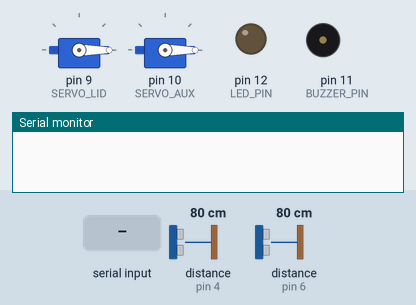
Recording of a sketch running on a simulated Arduino Uno, built with avr-gcc and run on an emulated ATmega328P. On the bench: 2 × servo, output pins drawn as LEDs (lit = HIGH), buzzer (waves = sounding), the last lines printed to the serial monitor. Wiring (inferred from the names in the program): 2 × ultrasonic range finder: trigger pin 5, echo pin 4 / trigger pin 7, echo pin 6. The inputs (shaded band) are chosen by the test bench; at power-on: distance to the obstacle (sensors on pin 4, pin 6) 80 cm. The echo pulse lasts 58.3 µs per cm; pins used as bus, display or sensor lines are not drawn.

Above: at 1.3 s.
1.4 s: "f" received over Serial
At 2.3 s:
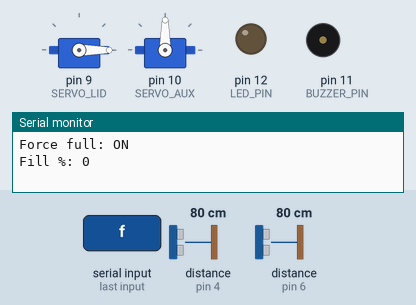
4.5 s: "F" received over Serial
At 5.5 s:
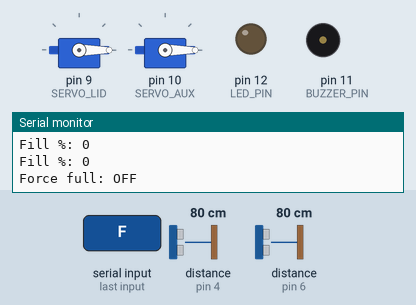
6.0 s: distance to the obstacle (sensor on pin 4) set to 2 cm
At 8.1 s:
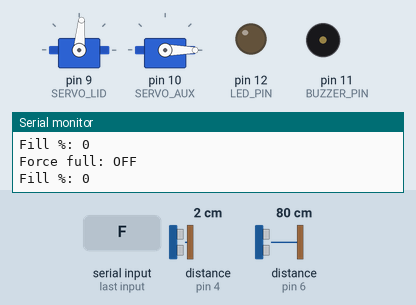
9.1 s: distance to the obstacle (sensor on pin 6) set to 8 cm
12.2 s: distance to the obstacle (sensor on pin 6) set to 5 cm
At 12.98 s:
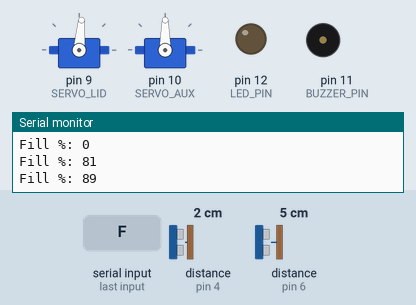
15.3 s: distance to the obstacle (sensor on pin 6) set to 35 cm
At 15.98 s:
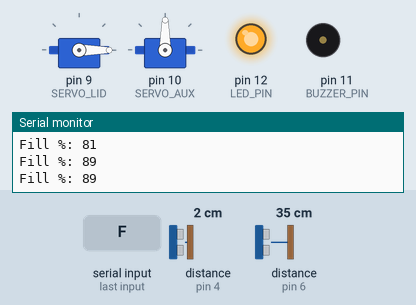
Timing chart, 0 to 19.4 s (numbered marks = the images above; inputs shaded):
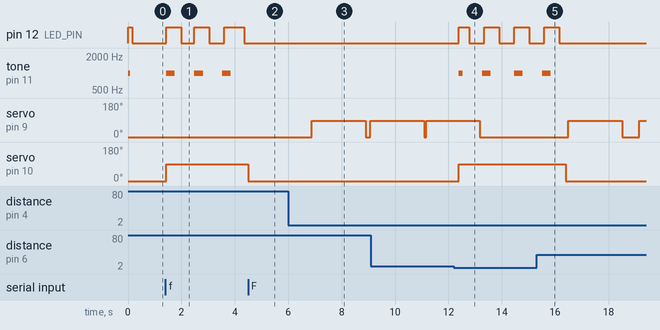

The sketch:

official_arduinocodegroup6.ino
```cpp
#include <Servo.h>

// Pins

const uint8_t TRIG_LEVEL = 7;
const uint8_t ECHO_LEVEL = 6;
const uint8_t TRIG_HAND  = 5;
const uint8_t ECHO_HAND  = 4;
const uint8_t SERVO_LID  = 9;
const uint8_t SERVO_AUX  = 10;
const uint8_t BUZZER_PIN = 11;
const uint8_t LED_PIN    = 12;

// Config (adjust)

const unsigned int binHeight = 38;
const unsigned int FULL_THRESHOLD = 85;
const unsigned int HAND_THRESHOLD = 15;
const unsigned long LEVEL_INTERVAL = 2000;
const unsigned long OPEN_DURATION = 2000;
const unsigned long HAND_COOLDOWN = 3000;

const uint8_t LID_CLOSED = 0;
const uint8_t LID_OPEN   = 85;
const uint8_t AUX_DOWN   = 0;
const uint8_t AUX_UP     = 90;

const unsigned long BUZZ_ON_MS  = 300;
const unsigned long BUZZ_OFF_MS = 700;
const uint8_t LEVEL_SAMPLES = 4;

// LED blink timing

const unsigned long LED_BLINK_MS = 500;

// State

Servo lidServo, auxServo;
unsigned long lastLevelRead = 0;
unsigned long lastHandOpen = 0;
unsigned long lastBuzzToggle = 0;
unsigned long lastLedToggle = 0;
bool buzzerOn = false;
bool ledState = false;
bool ledBlinkEnabled = false;
int lastFillPercent = -1;
bool forceFull = false;
bool prevIsFull = false;

long readUltrasonicCM(uint8_t trigPin, uint8_t echoPin) {
  digitalWrite(trigPin, LOW);
  delayMicroseconds(2);
  digitalWrite(trigPin, HIGH);
  delayMicroseconds(10);
  digitalWrite(trigPin, LOW);
  unsigned long dur = pulseIn(echoPin, HIGH, 30000UL);
  if (dur == 0) return -1;
  return (long)(dur * 0.034 / 2.0);
}

int readLevelPercent() {
  long sum = 0;
  int valid = 0;
  for (uint8_t i = 0; i < LEVEL_SAMPLES; ++i) {
    long d = readUltrasonicCM(TRIG_LEVEL, ECHO_LEVEL);
    if (d > 0) { sum += d; valid++; }
    delay(40);
  }
  if (valid == 0) return -1;
  long avg = sum / valid;
  long pct = map((int)avg, (int)binHeight, 0, 0, 100);
  if (pct < 0) pct = 0;
  if (pct > 100) pct = 100;
  return (int)pct;
}

void openLid() {
  lidServo.write(LID_OPEN);
  lastHandOpen = millis();
}

void closeLid() {
  lidServo.write(LID_CLOSED);
}

void setFullOutputs(bool full) {
  if (full) {
    auxServo.write(AUX_UP);
    // LED handled separately (blink)
  } else {
    auxServo.write(AUX_DOWN);
    noTone(BUZZER_PIN);
    buzzerOn = false;
    ledBlinkEnabled = false;
    ledState = false;
    digitalWrite(LED_PIN, LOW);
  }
}

void setup() {
  Serial.begin(9600);
  pinMode(TRIG_LEVEL, OUTPUT); pinMode(ECHO_LEVEL, INPUT);
  pinMode(TRIG_HAND, OUTPUT);  pinMode(ECHO_HAND, INPUT);
  pinMode(BUZZER_PIN, OUTPUT); pinMode(LED_PIN, OUTPUT);
  digitalWrite(BUZZER_PIN, LOW); digitalWrite(LED_PIN, LOW);

  lidServo.attach(SERVO_LID);
  auxServo.attach(SERVO_AUX);
  lidServo.write(LID_CLOSED);
  auxServo.write(AUX_DOWN);

  digitalWrite(LED_PIN, HIGH);
  tone(BUZZER_PIN, 1000, 80);
  delay(150);
  digitalWrite(LED_PIN, LOW);
}

void loop() {
  unsigned long now = millis();

  if (Serial.available() > 0) {
    char c = Serial.read();
    if (c == 'f' || c == 'F') {
      forceFull = !forceFull;
      Serial.print("Force full: ");
      Serial.println(forceFull ? "ON" : "OFF");
    }
  }


  if (now - lastLevelRead >= LEVEL_INTERVAL) {
    lastLevelRead = now;
    int fill = readLevelPercent();
    if (fill >= 0) {
      lastFillPercent = fill;
      Serial.print("Fill %: "); Serial.println(fill);
    } else {
      Serial.println("Level sensor no echo");
    }
  }


  bool isFull = forceFull || (lastFillPercent >= 0 && lastFillPercent >= FULL_THRESHOLD);

  if (isFull != prevIsFull) {
    prevIsFull = isFull;
    if (isFull) {
      ledBlinkEnabled = true; // enable LED blink when entering full
    }
    setFullOutputs(isFull);
  }

  if (!isFull) {
    long handDist = readUltrasonicCM(TRIG_HAND, ECHO_HAND);
    if (handDist > 0 && handDist <= HAND_THRESHOLD && (now - lastHandOpen) > HAND_COOLDOWN) {
      openLid();
    }
  }


  if (lastHandOpen != 0 && (now - lastHandOpen) >= OPEN_DURATION) {
    closeLid();
    lastHandOpen = 0;
  }


  if (isFull) {
    if (!buzzerOn && (now - lastBuzzToggle >= BUZZ_OFF_MS)) {
      tone(BUZZER_PIN, 1000);
      buzzerOn = true;
      lastBuzzToggle = now;
    } else if (buzzerOn && (now - lastBuzzToggle >= BUZZ_ON_MS)) {
      noTone(BUZZER_PIN);
      buzzerOn = false;
      lastBuzzToggle = now;
    }
  }


  if (ledBlinkEnabled) {
    if (now - lastLedToggle >= LED_BLINK_MS) {
      ledState = !ledState;
      digitalWrite(LED_PIN, ledState ? HIGH : LOW);
      lastLedToggle = now;
    }
  }

  delay(80);
}
```

Measured:
- the behaviour switches between 7 and 6 cm on distance to the obstacle (sensor on pin 6) (found by bisection; images 3 and 4)
- after the input at 1.4 s, pin 12 (LED_PIN): goes HIGH 0.56 s, LOW 0.50 s, HIGH 0.56 s, LOW 0.56 s, HIGH 0.74 s, then LOW, starting at once; tone on pin 11 (BUZZER_PIN): alternates 1000 Hz for 0.32 s and silent for 0.73 s, starting at once; servo on pin 10 (SERVO_AUX): 0° → 90° at once
- after the input at 4.5 s, pin 12 (LED_PIN): stays LOW (without the input it goes to HIGH after 0.41 s); tone on pin 11 (BUZZER_PIN): stops changing and stays silent; servo on pin 10 (SERVO_AUX): 90° → 0° at once
- after the input at 6.0 s, servo on pin 9 (SERVO_LID): 0° → 85° after 0.87 s, → 0° 2.0 s later, → 85° 0.16 s later
- after the input at 12.2 s, pin 12 (LED_PIN): LOW → HIGH after 0.18 s, then repeats every 1.1 s: LOW 0.56 s, HIGH 0.56 s; tone on pin 11 (BUZZER_PIN): goes 1000 Hz 0.16 s, silent 0.72 s, 1000 Hz 0.32 s, silent 0.88 s, 1000 Hz 0.32 s, then silent, starting after 0.18 s
- after the input at 15.3 s, pin 12 (LED_PIN): goes on until 16.1 s, then stays LOW; tone on pin 11 (BUZZER_PIN): goes on until 15.8 s, then stays silent; servo on pin 9 (SERVO_LID): 0° → 85° after 1.2 s, → 0° 2.0 s later, → 85° 0.65 s later; servo on pin 10 (SERVO_AUX): 90° → 0° after 1.1 s
